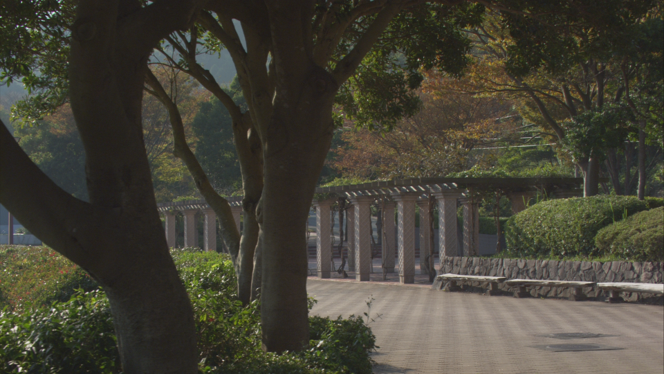
#> input picture HW2_0319/tree.png, 664 x 374 px
$ python HW2_02.py
#> lines starting #> are read from the running program, lines starting #| are printed output that depends on the picture; after the words box and inside, x2 and y2 are one past the last pixel; in counts of white or black regions, pixels touching at a corner belong together
import cv2 as cv
import numpy as np

# 이미지 불러오기 및 그레이스케일 변환
image = cv.imread('tree.png', cv.IMREAD_GRAYSCALE)
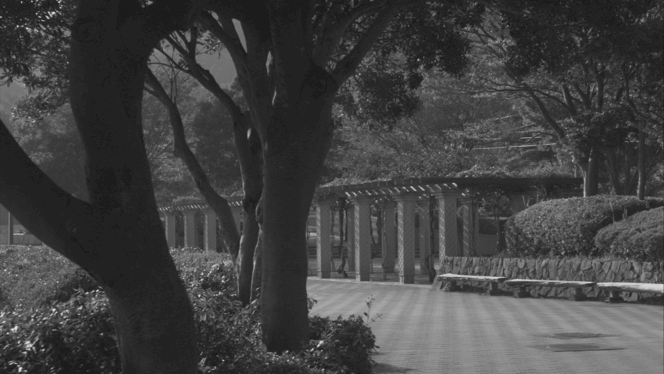
#> image: shape (374, 664); min 21, max 236, mean 66.4

# 오츠 알고리즘을 이용한 이진화
_, binary_image = cv.threshold(image, 0, 255, cv.THRESH_BINARY + cv.THRESH_OTSU)
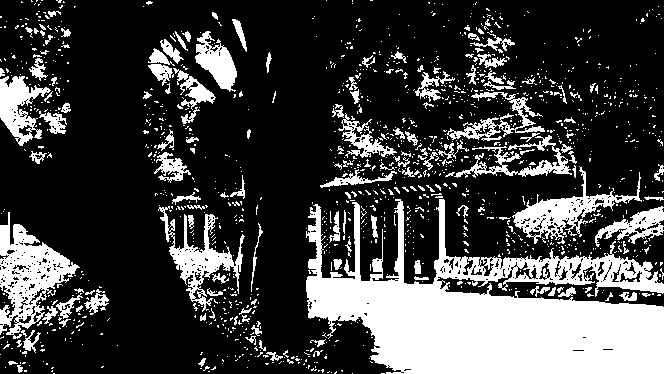
#> binary_image: shape (374, 664); 25.6% white; 1344 white regions (1201 under 20 px), largest, box (x1, y1, x2, y2) and area: (306, 199, 664, 374) 32690, (0, 212, 80, 339) 4237, (512, 166, 642, 244) 2531

# 5x5 커널 생성
kernel = cv.getStructuringElement(cv.MORPH_RECT, (5, 5))

# 모폴로지 연산 적용
dilation = cv.morphologyEx(binary_image, cv.MORPH_DILATE, kernel)  # 팽창
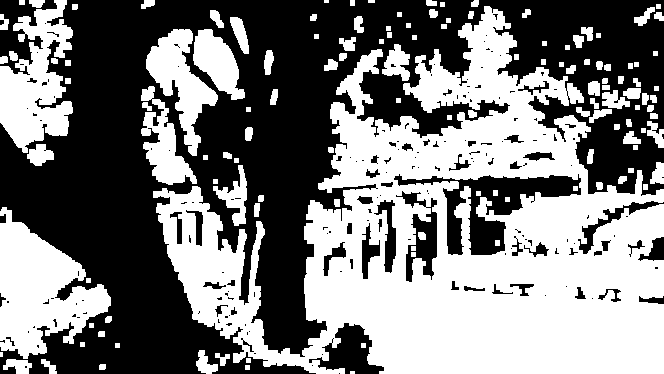
#> dilation: shape (374, 664); 48.8% white; 130 white regions (3 under 20 px), largest, box (x1, y1, x2, y2) and area: (153, 6, 664, 374) 87769, (0, 207, 111, 359) 9195, (0, 0, 73, 153) 6449
erosion = cv.morphologyEx(binary_image, cv.MORPH_ERODE, kernel)  # 침식
#> erosion: shape (374, 664); 11.7% white; 142 white regions (111 under 20 px), largest, box (x1, y1, x2, y2) and area: (308, 204, 664, 374) 24057, (0, 79, 29, 135) 717, (198, 50, 235, 87) 666
opening = cv.morphologyEx(binary_image, cv.MORPH_OPEN, kernel)  # 열림 (침식 후 팽창)
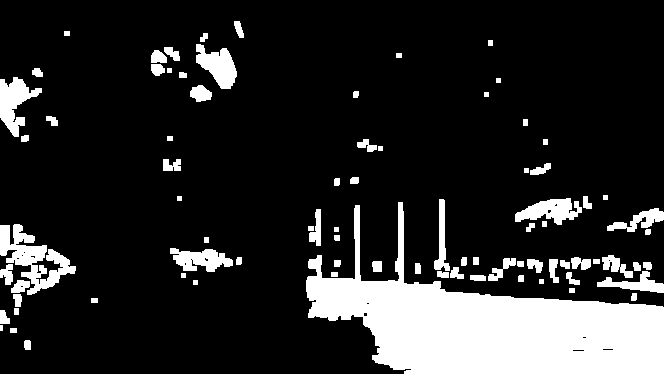
#> opening: shape (374, 664); 16.2% white; 83 white regions (1 under 20 px), largest, box (x1, y1, x2, y2) and area: (306, 202, 664, 374) 26451, (0, 224, 76, 295) 2157, (0, 77, 42, 137) 1212
closing = cv.morphologyEx(binary_image, cv.MORPH_CLOSE, kernel)  # 닫힘 (팽창 후 침식)
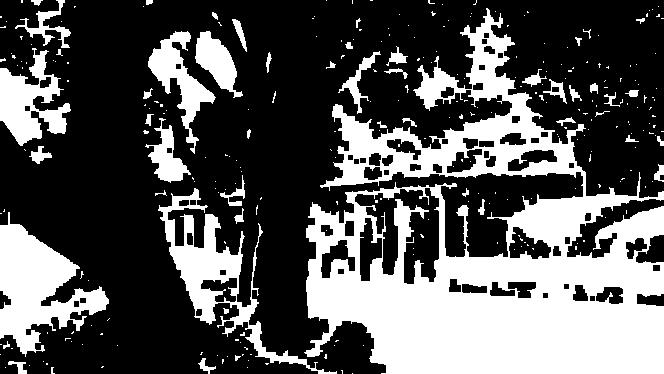
#> closing: shape (374, 664); 34.1% white; 292 white regions (242 under 20 px), largest, box (x1, y1, x2, y2) and area: (304, 8, 664, 374) 58403, (0, 212, 109, 357) 7200, (158, 188, 337, 374) 5813

# 결과를 하나의 화면에 붙이기 (가로로 정렬)
result = np.hstack([binary_image, dilation, erosion, opening, closing])
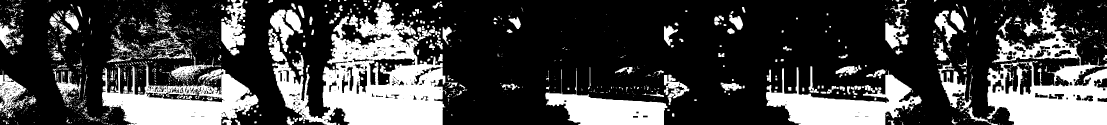
#> result: shape (374, 3320) (shown at 1/3 size); 27.3% white; 1976 white regions (1551 under 20 px), largest, box (x1, y1, x2, y2) and area: (817, 6, 1373, 374) 88313, (2960, 8, 3320, 374) 58403, (306, 199, 775, 374) 43046

# 현재 화면 크기 가져오기 (디스플레이 해상도에 맞게 자동 조절)
screen_width, screen_height = 1280, 720  # 기본 해상도 설정
window_name = "Morphology Operations"

# 창을 생성하여 화면 크기를 확인 (OpenCV 4.5 이상에서 사용 가능)
cv.namedWindow(window_name, cv.WINDOW_NORMAL)

# 이미지 크기 조정 (화면 크기에 맞추되 비율 유지)
scale_factor = min(screen_width / result.shape[1], screen_height / result.shape[0])
#> scale_factor = 0.386
new_width = int(result.shape[1] * scale_factor)
#> new_width = 1280
new_height = int(result.shape[0] * scale_factor)
#> new_height = 144

resized_result = cv.resize(result, (new_width, new_height), interpolation=cv.INTER_AREA)
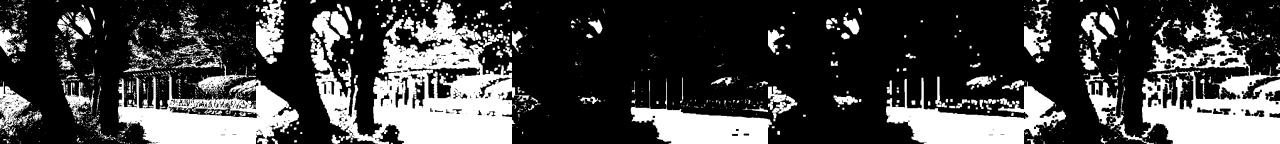
#> resized_result: shape (144, 1280); min 0, max 255, mean 69.6

# 창 제목 및 출력
cv.imshow(window_name, resized_result)

# 키 입력 대기 후 창 닫기
cv.waitKey(0)
cv.destroyAllWindows()

$ run again, with HW2_0319/rose.png copied over HW2_0319/tree.png
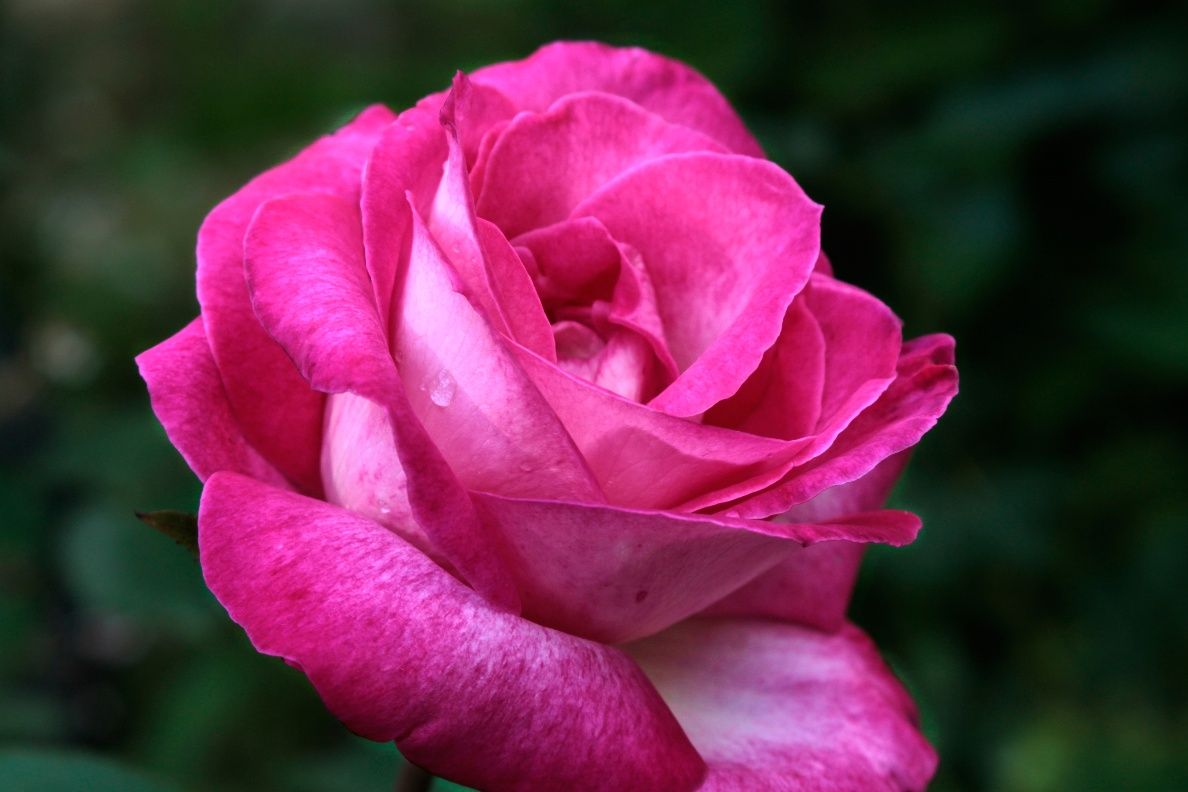
#> input picture HW2_0319/rose.png, 1188 x 792 px
#> `_, binary_image = cv.threshold(image, 0, 255, cv.THRESH_BINARY + cv.TH..`:
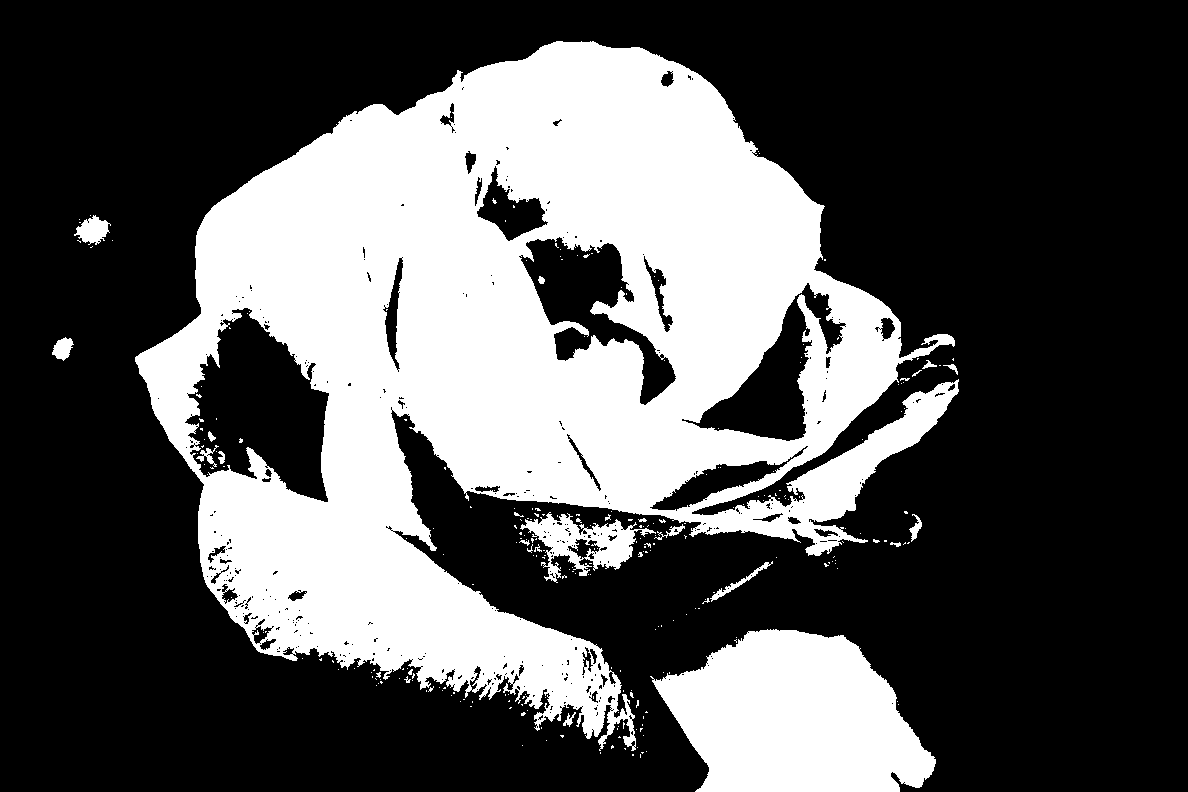
#> binary_image: shape (792, 1188); 33.3% white; 268 white regions (244 under 20 px), largest, box (x1, y1, x2, y2) and area: (135, 41, 959, 751) 274313, (650, 629, 936, 792) 32669, (520, 512, 656, 583) 3591
#> dilation: shape (792, 1188); 37.1% white; 24 white regions, largest, box (x1, y1, x2, y2) and area: (133, 39, 961, 760) 310858, (648, 627, 938, 792) 34391, (72, 213, 113, 250) 1063
#> erosion: shape (792, 1188); 29.2% white; 68 white regions (50 under 20 px), largest, box (x1, y1, x2, y2) and area: (137, 43, 956, 734) 241632, (657, 632, 934, 792) 30971, (593, 528, 632, 565) 698
#> opening: shape (792, 1188); 32.5% white; 29 white regions, largest, box (x1, y1, x2, y2) and area: (135, 41, 958, 736) 267696, (655, 630, 936, 792) 32537, (587, 522, 634, 567) 1350
#> closing: shape (792, 1188); 34.4% white; 65 white regions (53 under 20 px), largest, box (x1, y1, x2, y2) and area: (135, 41, 959, 756) 288224, (650, 629, 936, 792) 32865, (74, 215, 111, 248) 759
#> result: shape (792, 5940); 33.3% white; 454 white regions (347 under 20 px), largest, box (x1, y1, x2, y2) and area: (1321, 39, 2149, 760) 310858, (4887, 41, 5711, 756) 288224, (135, 41, 959, 751) 274313
#> `resized_result = cv.resize(result, (new_width, new_height), interpolat..`:
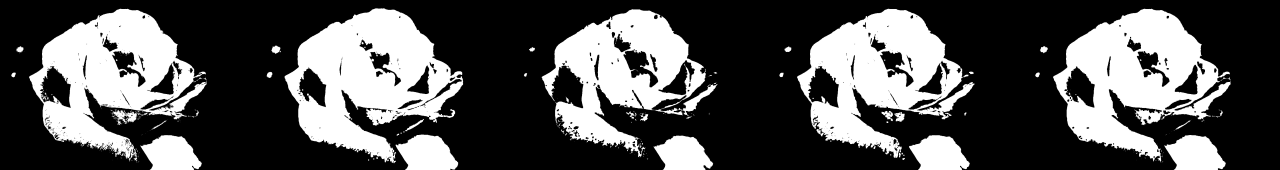
#> resized_result: shape (170, 1280); min 0, max 255, mean 84.9
